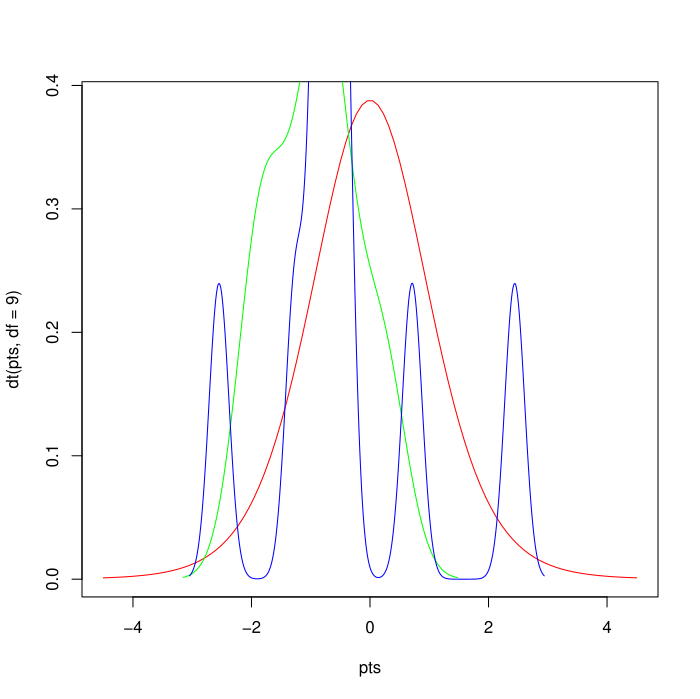

Source code (R):
#Author: Youmans, Javarius; Date: 10/21/2025; Purpose: Calculate T-test 2

#Create some dummy dataset for 2 variables
x = rnorm(10)
y = rnorm(10)


# Create a density plot for x & y
pts = seq(-4.5,4.5,length=100)
plot(pts,dt(pts,df=9),col='red',type='l')
lines(density(x), col='green')
lines(density(y), col='blue')

# Calculate T test
ttest = t.test(x,y)
ttest

#T-test output

Welch Two Sample t-test

data:  x and y
t = -0.96313, df = 14.424, p-value = 0.3514
alternative hypothesis: true difference in means is not equal to 0
95 percent confidence interval:
 -1.472293  0.558044
sample estimates:
 mean of x  mean of y 
-0.9206154 -0.4634911 
